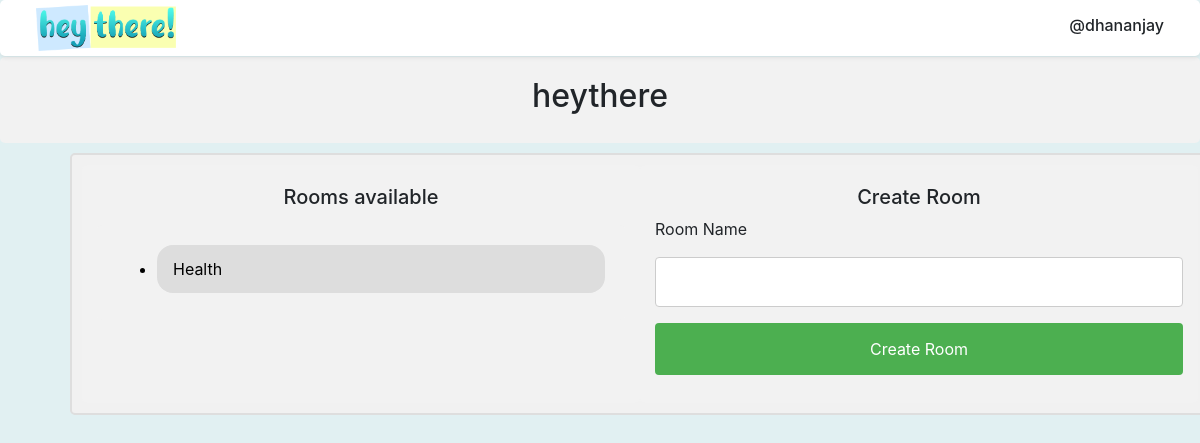
/chat-home/ (signed in), run on an earlier commit of the app's database.
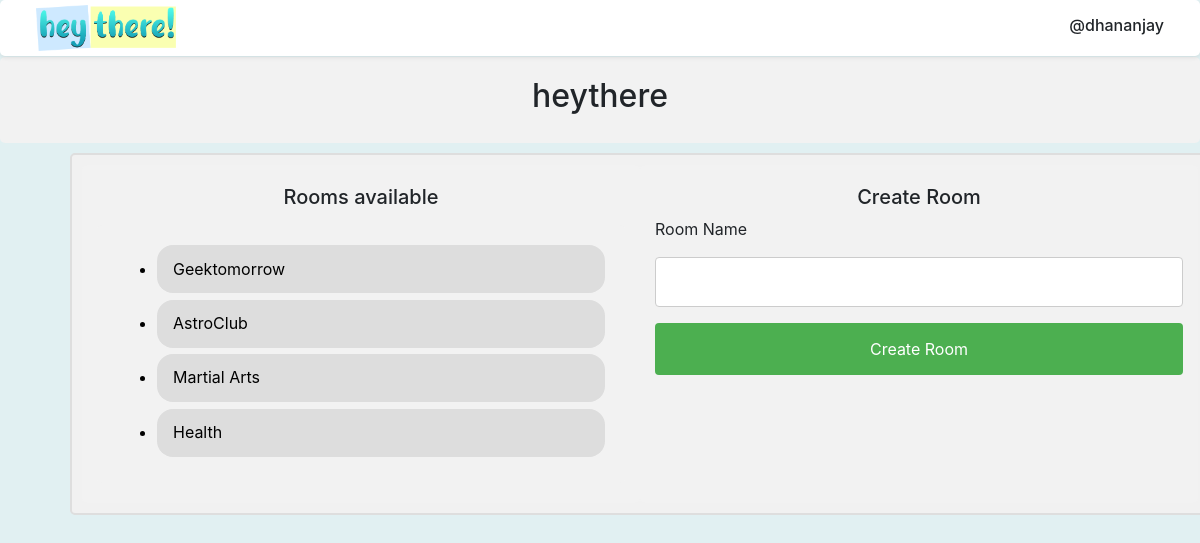
And on a later commit of the database.
### chat/models.py (models this page shows)
class Room(models.Model):
    name = models.CharField(max_length=1000)
    date = models.DateTimeField(auto_now_add=True, blank=True, null=True)
    neighbourhood = models.CharField(max_length=100, null=True, blank=True)
    class Meta:
        ordering = ['-date']

### chat/views.py (the view)
# urls.py: path('chat-home/', views.chathome , name='chat-home'),
def chathome(request):
    neighbourhood=request.user.userregister.neighbourhood
    circle = Circle.objects.filter(members=request.user.userregister)
    for i in circle:
        print(i)
    rooms = Room.objects.all()
    context={
        'rooms':rooms,
        'circle':circle,
    }
    return render(request, 'chat/home.html', context)

### basic/models.py (called while the page is built)
    def __str__(self):
        return self.name

### chat/templates/chat/home.html (shortened to what this page needs)
{% extends '../basic/main.html' %}
{% block content %}
<div align="center">
  <h2>heythere</h2>
</div>
<div class="row container box">
  <div class="col-lg-6 col-md-12 col-12 rooms-available">
    <center>
      <h5>Rooms available </h5>
    </center>
    <div class="rooms">
      {% for room in rooms %}
        {% for i in circle %}
          {% if room.name == i|safe %}
            <ul>
              <a href="{% url 'room' room.name %}"><li class="darker room-li">{{room.name}}</li></a>
            </ul>
          {% endif %}
        {% endfor %}
      {% endfor %}
    </div>
  </div>
  <div class="col-lg-6 col-md-12 col-12 create-room">
    <center>
      <h5>Create Room</h5>
    </center>
    <form id="post-form" method="POST" action="{% url 'checkview' %}">
      <label>Room Name</label>
      <input type="text" name="room_name" id="room_name" width="100px" />
      <input type="submit" value="Create Room">
    </form>
  </div>
</div>
{% endblock content %}

### basic/templates/basic/main.html (shortened to what this page needs)
<!DOCTYPE html>
{% load static %}
<html lang="en">
<head>
    <link rel="stylesheet" href="https://cdn.jsdelivr.net/npm/bootstrap@4.6.1/dist/css/bootstrap.min.css">
    <link rel="stylesheet" type="" href="{% static 'css/main.css' %}">
    <link rel="stylesheet" type="" href="{% static 'css/profile.css' %}">
    <link rel="stylesheet" type="" href="{% static 'css/circle.css' %}">
    <link rel="stylesheet" href="https://use.fontawesome.com/releases/v5.8.1/css/all.css">
    <link rel="stylesheet" href="https://cdnjs.cloudflare.com/ajax/libs/font-awesome/6.1.1/css/all.min.css">
    <link rel="stylesheet" href="https://cdn.jsdelivr.net/npm/bootstrap-icons@1.8.3/font/bootstrap-icons.css">
</head>
<body class="">
    <div class="navigation-top shadow-sm">
        <a href="{% url 'home' %}"><img src="{% static 'images/hero/logo-1.1.png' %}" width="140rem" style="margin-left: 1rem; margin-top: -0.2rem;" alt=""></a>
        <h6 style="">@{{request.user}}</h6>
    </div>
    <br>
    {% block content %}
    {% endblock content %}
</body>
</html>

### static/css/main.css (style rules this page uses)
body { background-color: #e1f0f2; }
a:link { text-decoration: none!important; color: black; }
a { color: rgb(0, 0, 0); }
.navigation-top { position: fixed; z-index: 9; background-color: rgb(255, 255, 255); width: 100%; height: 3.5rem; padding-top: 0.5rem; }
.navigation-top h6 { float:right; margin-right: 1rem; padding-top: 0.5rem; }

### chat/templates/chat/home.html (style rules this page uses)
.container { border: 2px solid #dedede; background-color: #f1f1f1; border-radius: 5px; padding: 10px; margin: 10px 70px; }
.rooms { margin-top: 1rem; }
.darker { text-align: left; padding-left: 1rem; padding-top: 0.7rem; margin-bottom: -0.6rem; border-radius: 1rem; border-color: #ccc; background-color: #ddd; height: 3rem; }
.container::after { content: ""; clear: both; display: table; }
input[type=text], select { width: 100%; padding: 12px 20px; margin: 8px 0; display: inline-block; border: 1px solid #ccc; border-radius: 4px; box-sizing: border-box; }
input[type=submit] { width: 100%; background-color: #4CAF50; color: white; padding: 14px 20px; margin: 8px 0; border: none; border-radius: 4px; cursor: pointer; }
div { border-radius: 5px; background-color: #f2f2f2; padding: 20px; }

What changed in the data, as far as the page shows it:
added Room: name "Geektomorrow"
added Room: name "AstroClub"
added Room: name "Martial Arts"
